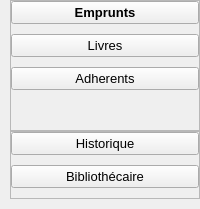
        <widget class="QCustomSlideMenu" name="leftMenu" native="true">
         <property name="minimumSize">
          <size>
           <width>200</width>
           <height>0</height>
          </size>
         </property>
         <layout class="QVBoxLayout" name="verticalLayout_4">
          <property name="spacing">
           <number>0</number>
          </property>
          <property name="leftMargin">
           <number>0</number>
          </property>
          <property name="topMargin">
           <number>0</number>
          </property>
          <property name="rightMargin">
           <number>0</number>
          </property>
          <property name="bottomMargin">
           <number>0</number>
          </property>
          <item>
           <widget class="QWidget" name="widget" native="true">
            <layout class="QVBoxLayout" name="verticalLayout_2">
             <property name="spacing">
              <number>0</number>
             </property>
             <property name="leftMargin">
              <number>10</number>
             </property>
             <property name="topMargin">
              <number>0</number>
             </property>
             <property name="rightMargin">
              <number>0</number>
             </property>
             <property name="bottomMargin">
              <number>10</number>
             </property>
             <item>
              <widget class="QFrame" name="frame_3">
               <property name="frameShape">
                <enum>QFrame::StyledPanel</enum>
               </property>
               <property name="frameShadow">
                <enum>QFrame::Raised</enum>
               </property>
               <layout class="QVBoxLayout" name="verticalLayout_5">
                <property name="spacing">
                 <number>10</number>
                </property>
                <property name="leftMargin">
                 <number>0</number>
                </property>
                <property name="topMargin">
                 <number>0</number>
                </property>
                <property name="rightMargin">
                 <number>0</number>
                </property>
                <property name="bottomMargin">
                 <number>0</number>
                </property>
                <item>
                 <widget class="QPushButton" name="HomeBtn">
                  <property name="font">
                   <font>
                    <pointsize>10</pointsize>
                    <weight>75</weight>
                    <bold>true</bold>
                   </font>
                  </property>
                  <property name="cursor">
                   <cursorShape>PointingHandCursor</cursorShape>
                  </property>
                  <property name="text">
                   <string>Emprunts</string>
                  </property>
                  <property name="icon">
                   <iconset resource="QSS/QSS_Resources.qrc">
                    <normaloff>:/icons/Icons/clipboard.png</normaloff>:/icons/Icons/clipboard.png</iconset>
                  </property>
                  <property name="iconSize">
                   <size>
                    <width>20</width>
                    <height>20</height>
                   </size>
                  </property>
                 </widget>
                </item>
                <item>
                 <widget class="QPushButton" name="pushButton_5">
                  <property name="font">
                   <font>
                    <pointsize>10</pointsize>
                   </font>
                  </property>
                  <property name="cursor">
                   <cursorShape>PointingHandCursor</cursorShape>
                  </property>
                  <property name="text">
                   <string>Livres</string>
                  </property>
                  <property name="icon">
                   <iconset resource="QSS/QSS_Resources.qrc">
                    <normaloff>:/icons/Icons/book-open.png</normaloff>:/icons/Icons/book-open.png</iconset>
                  </property>
                  <property name="iconSize">
                   <size>
                    <width>20</width>
                    <height>20</height>
                   </size>
                  </property>
                 </widget>
                </item>
                <item>
                 <widget class="QPushButton" name="membersBtn">
                  <property name="font">
                   <font>
                    <pointsize>10</pointsize>
                   </font>
                  </property>
                  <property name="cursor">
                   <cursorShape>PointingHandCursor</cursorShape>
                  </property>
                  <property name="text">
                   <string>Adherents</string>
                  </property>
                  <property name="icon">
                   <iconset resource="QSS/QSS_Resources.qrc">
                    <normaloff>:/icons/Icons/user.png</normaloff>:/icons/Icons/user.png</iconset>
                  </property>
                  <property name="iconSize">
                   <size>
                    <width>20</width>
                    <height>20</height>
                   </size>
                  </property>
                 </widget>
                </item>
                <item>
                 <spacer name="verticalSpacer">
                  <property name="cursor">
                   <cursorShape>ArrowCursor</cursorShape>
                  </property>
                  <property name="orientation">
                   <enum>Qt::Vertical</enum>
                  </property>
                  <property name="sizeHint" stdset="0">
                   <size>
                    <width>20</width>
                    <height>40</height>
                   </size>
                  </property>
                 </spacer>
                </item>
               </layout>
              </widget>
             </item>
             <item>
              <widget class="QFrame" name="frame_4">
               <property name="cursor">
                <cursorShape>PointingHandCursor</cursorShape>
               </property>
               <property name="frameShape">
                <enum>QFrame::StyledPanel</enum>
               </property>
               <property name="frameShadow">
                <enum>QFrame::Raised</enum>
               </property>
               <layout class="QVBoxLayout" name="verticalLayout_6">
                <property name="spacing">
                 <number>10</number>
                </property>
                <property name="leftMargin">
                 <number>0</number>
                </property>
                <property name="topMargin">
                 <number>0</number>
                </property>
                <property name="rightMargin">
                 <number>0</number>
                </property>
                <property name="bottomMargin">
                 <number>10</number>
                </property>
                <item>
                 <widget class="QPushButton" name="pushButton_8">
                  <property name="font">
                   <font>
                    <pointsize>10</pointsize>
                   </font>
                  </property>
                  <property name="cursor">
                   <cursorShape>PointingHandCursor</cursorShape>
                  </property>
                  <property name="text">
                   <string>Historique</string>
                  </property>
                  <property name="icon">
                   <iconset resource="QSS/QSS_Resources.qrc">
                    <normaloff>:/icons/Icons/clock.png</normaloff>:/icons/Icons/clock.png</iconset>
                  </property>
                  <property name="iconSize">
                   <size>
                    <width>20</width>
                    <height>20</height>
                   </size>
                  </property>
                 </widget>
                </item>
                <item>
                 <widget class="QPushButton" name="pushButton_6">
                  <property name="font">
                   <font>
                    <pointsize>10</pointsize>
                   </font>
                  </property>
                  <property name="cursor">
                   <cursorShape>PointingHandCursor</cursorShape>
                  </property>
                  <property name="text">
                   <string>Bibliothécaire</string>
                  </property>
                  <property name="icon">
                   <iconset resource="QSS/QSS_Resources.qrc">
                    <normaloff>:/icons/Icons/tool.png</normaloff>:/icons/Icons/tool.png</iconset>
                  </property>
                  <property name="iconSize">
                   <size>
                    <width>20</width>
                    <height>20</height>
                   </size>
                  </property>
                 </widget>
                </item>
               </layout>
              </widget>
             </item>
            </layout>
           </widget>
          </item>
         </layout>
        </widget>
